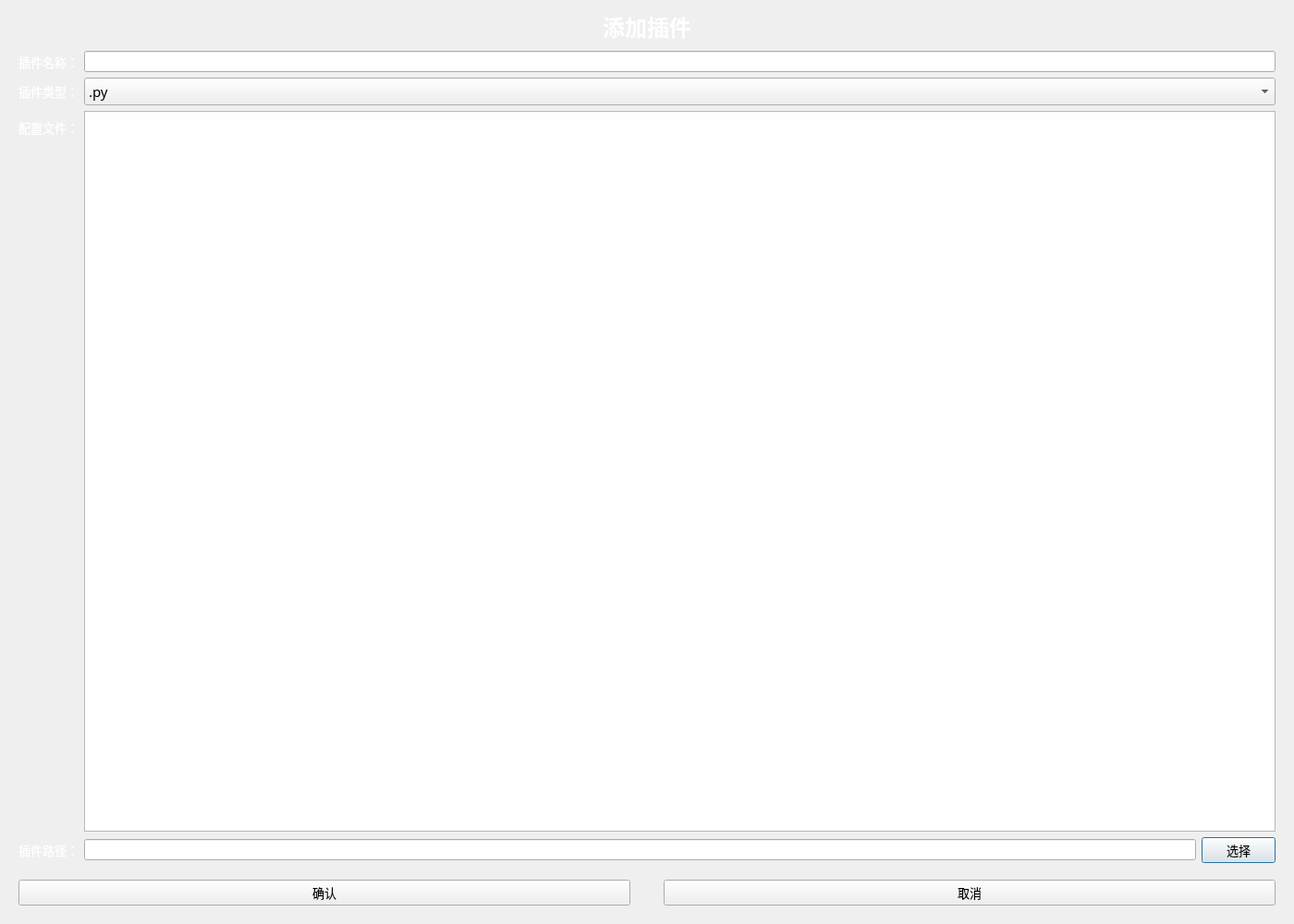
<?xml version="1.0" encoding="UTF-8"?>
<ui version="4.0">
 <class>addfileform</class>
 <widget class="QDialog" name="addfileform">
  <property name="geometry">
   <rect>
    <x>0</x>
    <y>0</y>
    <width>1400</width>
    <height>1000</height>
   </rect>
  </property>
  <property name="font">
   <font>
    <pointsize>10</pointsize>
   </font>
  </property>
  <property name="windowTitle">
   <string>Dialog</string>
  </property>
  <property name="styleSheet">
   <string notr="true">border-image: url(:/Image/bj_4.png);
color: rgb(255, 255, 255);
</string>
  </property>
  <layout class="QVBoxLayout" name="verticalLayout">
   <property name="spacing">
    <number>0</number>
   </property>
   <item>
    <widget class="QLabel" name="label">
     <property name="font">
      <font>
       <pointsize>18</pointsize>
       <weight>75</weight>
       <bold>true</bold>
      </font>
     </property>
     <property name="styleSheet">
      <string notr="true">border-image: url(:/Image/bj_4.png);
color: rgb(255, 255, 255);</string>
     </property>
     <property name="text">
      <string>添加插件</string>
     </property>
     <property name="alignment">
      <set>Qt::AlignCenter</set>
     </property>
    </widget>
   </item>
   <item>
    <widget class="QWidget" name="widget_2" native="true">
     <property name="styleSheet">
      <string notr="true">border-image: url(:/Image/bj_3.png);</string>
     </property>
     <layout class="QFormLayout" name="formLayout">
      <item row="0" column="0">
       <widget class="QLabel" name="label_2">
        <property name="styleSheet">
         <string notr="true">border-image: url(:/Image/bj_4.png);
color: rgb(255, 255, 255);</string>
        </property>
        <property name="text">
         <string>插件名称：</string>
        </property>
       </widget>
      </item>
      <item row="0" column="1">
       <widget class="QLineEdit" name="le_name">
        <property name="styleSheet">
         <string notr="true">border-image: url(:/Image/02.png);
color: rgb(0, 0, 0);</string>
        </property>
       </widget>
      </item>
      <item row="1" column="0">
       <widget class="QLabel" name="label_3">
        <property name="styleSheet">
         <string notr="true">border-image: url(:/Image/bj_4.png);
color: rgb(255, 255, 255);</string>
        </property>
        <property name="text">
         <string>插件类型：</string>
        </property>
       </widget>
      </item>
      <item row="1" column="1">
       <widget class="QComboBox" name="cb_type">
        <property name="font">
         <font>
          <family>SimSun-ExtB</family>
          <pointsize>11</pointsize>
         </font>
        </property>
        <property name="styleSheet">
         <string notr="true">border-image: url(:/Image/02.png);
color: rgb(0, 0, 0);</string>
        </property>
        <item>
         <property name="text">
          <string>.py</string>
         </property>
        </item>
        <item>
         <property name="text">
          <string>.exe</string>
         </property>
        </item>
        <item>
         <property name="text">
          <string>.m</string>
         </property>
        </item>
        <item>
         <property name="text">
          <string>其他类型</string>
         </property>
        </item>
       </widget>
      </item>
      <item row="2" column="0">
       <widget class="QLabel" name="label_4">
        <property name="styleSheet">
         <string notr="true">border-image: url(:/Image/bj_4.png);
color: rgb(255, 255, 255);</string>
        </property>
        <property name="text">
         <string>配置文件：</string>
        </property>
       </widget>
      </item>
      <item row="3" column="0">
       <widget class="QLabel" name="label_5">
        <property name="styleSheet">
         <string notr="true">border-image: url(:/Image/bj_4.png);
color: rgb(255, 255, 255);</string>
        </property>
        <property name="text">
         <string>插件路径：</string>
        </property>
       </widget>
      </item>
      <item row="3" column="1">
       <widget class="QWidget" name="widget" native="true">
        <property name="styleSheet">
         <string notr="true">border-image: url(:/Image/bj_4.png);
</string>
        </property>
        <layout class="QHBoxLayout" name="horizontalLayout">
         <property name="leftMargin">
          <number>0</number>
         </property>
         <property name="topMargin">
          <number>0</number>
         </property>
         <property name="rightMargin">
          <number>0</number>
         </property>
         <property name="bottomMargin">
          <number>0</number>
         </property>
         <item>
          <widget class="QLineEdit" name="le_address">
           <property name="styleSheet">
            <string notr="true">border-image: url(:/Image/02.png);
color: rgb(0, 0, 0);</string>
           </property>
          </widget>
         </item>
         <item>
          <widget class="QPushButton" name="pb_choosepro">
           <property name="styleSheet">
            <string notr="true">border-image: url(:/Image/02.png);
color: rgb(0, 0, 0);</string>
           </property>
           <property name="text">
            <string>选择</string>
           </property>
          </widget>
         </item>
        </layout>
       </widget>
      </item>
      <item row="2" column="1">
       <widget class="QTextEdit" name="textEdit">
        <property name="styleSheet">
         <string notr="true">border-image: url(:/Image/02.png);
color: rgb(0, 0, 0);</string>
        </property>
       </widget>
      </item>
     </layout>
    </widget>
   </item>
   <item>
    <widget class="QWidget" name="widget_3" native="true">
     <property name="styleSheet">
      <string notr="true">border-image: url(:/Image/bj_4.png);</string>
     </property>
     <layout class="QHBoxLayout" name="horizontalLayout_2">
      <item>
       <widget class="QPushButton" name="pb_confirm">
        <property name="styleSheet">
         <string notr="true">border-image: url(:/Image/02.png);
color: rgb(0, 0, 0);</string>
        </property>
        <property name="text">
         <string>确认</string>
        </property>
       </widget>
      </item>
      <item>
       <spacer name="horizontalSpacer">
        <property name="orientation">
         <enum>Qt::Horizontal</enum>
        </property>
        <property name="sizeType">
         <enum>QSizePolicy::Preferred</enum>
        </property>
        <property name="sizeHint" stdset="0">
         <size>
          <width>30</width>
          <height>20</height>
         </size>
        </property>
       </spacer>
      </item>
      <item>
       <widget class="QPushButton" name="pb_close">
        <property name="styleSheet">
         <string notr="true">border-image: url(:/Image/02.png);
color: rgb(0, 0, 0);</string>
        </property>
        <property name="text">
         <string>取消</string>
        </property>
       </widget>
      </item>
     </layout>
    </widget>
   </item>
  </layout>
 </widget>
 <resources/>
 <connections/>
</ui>
